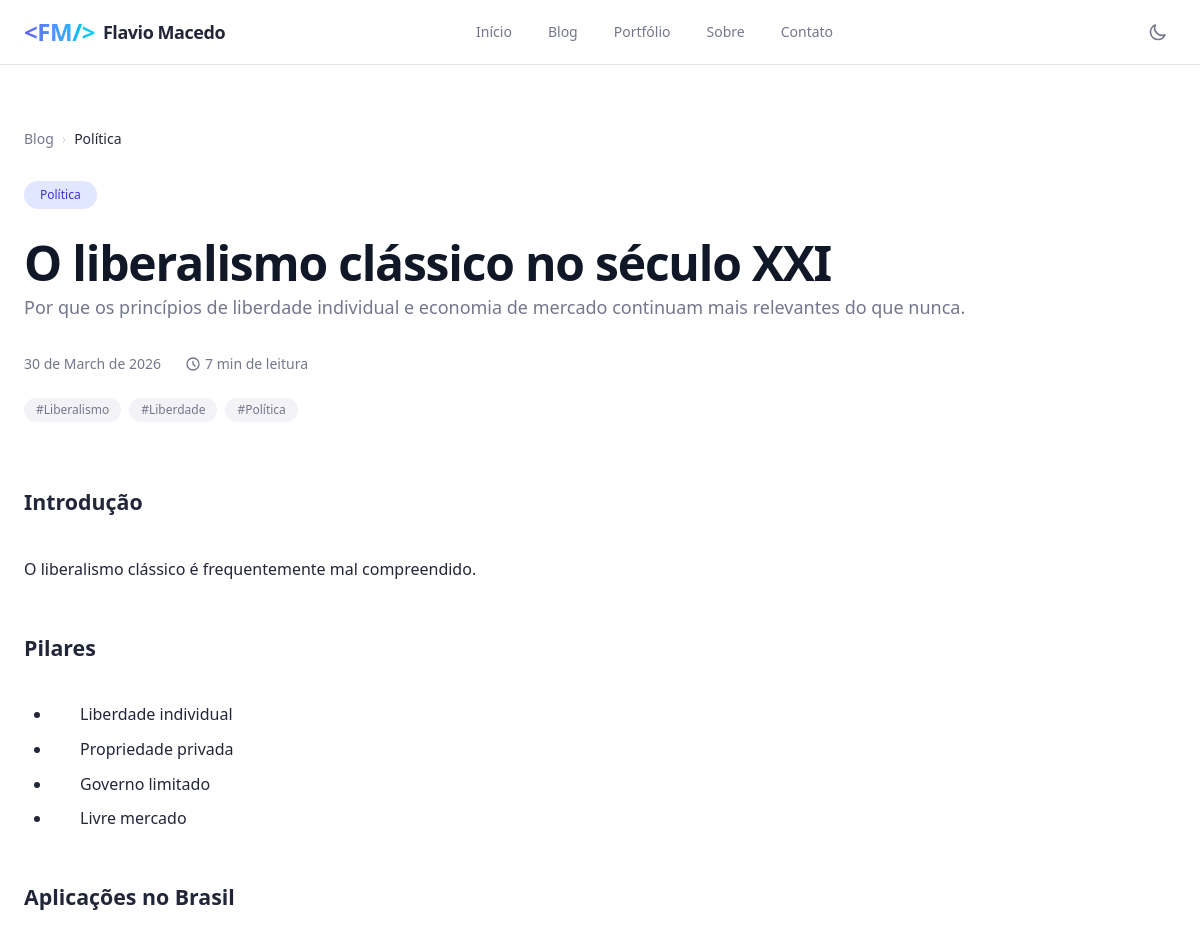
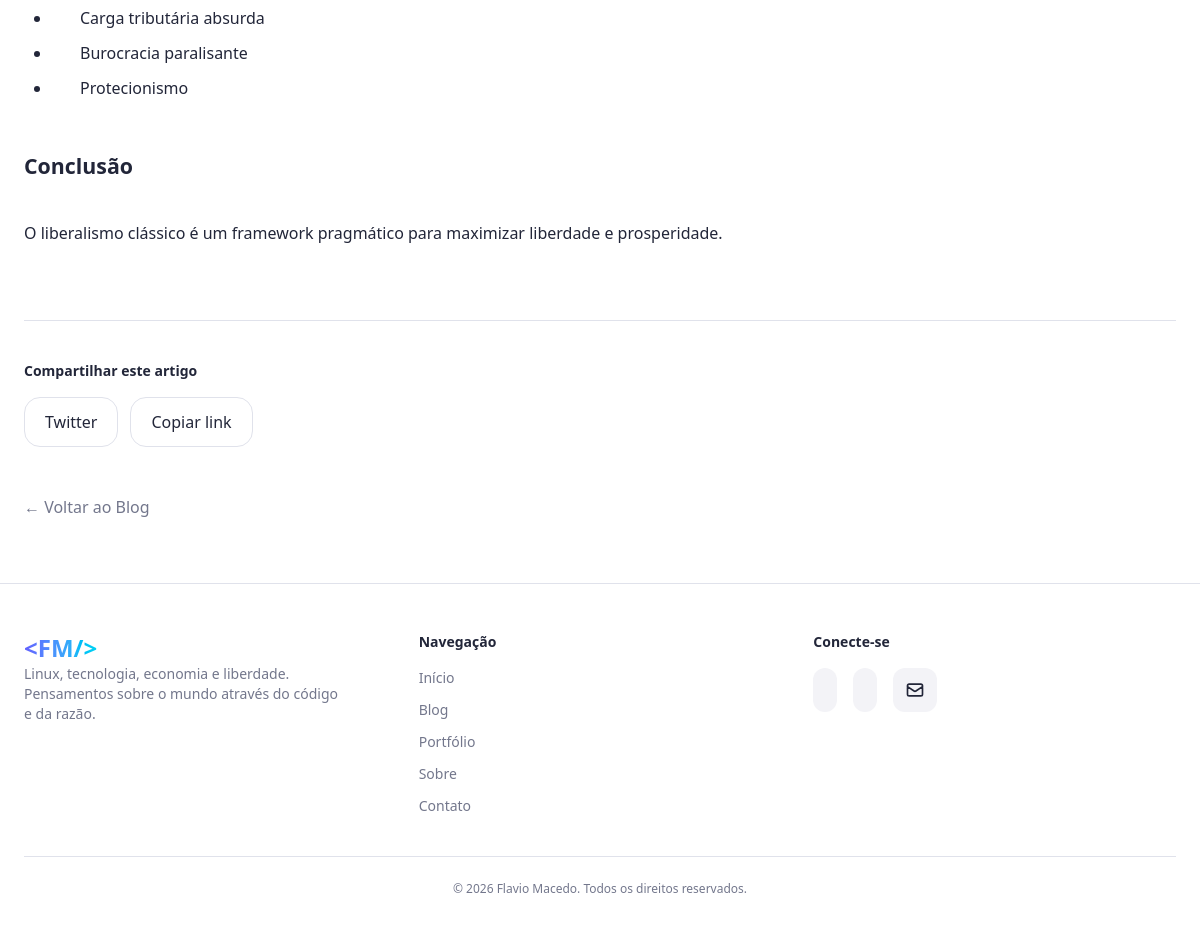
Page /blog/liberalismo-classico-seculo-xxi/ on the committed database (2 pictures, top to bottom).
### blog/models.py (models this page shows, shortened)
class Post(models.Model):
    title = models.CharField(max_length=200)
    slug = models.SlugField(unique=True)
    content = CKEditor5Field('Conteúdo', config_name='extends')
    excerpt = models.TextField(blank=True)
    category = models.ForeignKey(Category, on_delete=models.CASCADE)
    tags = models.ManyToManyField(Tag, blank=True)
    published_at = models.DateTimeField(auto_now_add=True)
    read_time = models.PositiveIntegerField(default=5)
    views = models.PositiveIntegerField(default=0)
    def save(self, *args, **kwargs):
        if not self.slug:
            self.slug = slugify(self.title)
        super().save(*args, **kwargs)

class Category(models.Model):
    name = models.CharField(max_length=60, unique=True)
    slug = models.SlugField(max_length=70, unique=True)
    description = models.TextField(blank=True, null=True)
    icon = models.CharField(max_length=50, blank=True, help_text="Nome do ícone (ex: terminal, cpu, treding-up)")
    class Meta:
        verbose_name = "Categoria"
        verbose_name_plural = "Categorias"
        ordering = ['name']

class Tag(models.Model):
    name = models.CharField(max_length=40, unique=True)
    slug = models.SlugField(max_length=50, unique=True)
    class Meta:
        verbose_name = "Tag"
        verbose_name_plural = "Tags"
        ordering =['name']

### blog/views.py (the view, shortened to what this page needs)
# urls.py: path("blog/<slug:slug>/", views.PostDetailView.as_view(), name="post_detail"),
class PostDetailView(DetailView):
    model = Post
    template_name = 'blog/post_detail.html'
    context_object_name = 'post'
    slug_field = 'slug'
    slug_url_kwarg = 'slug'
    def get_object(self, queryset = None):
        obj = super().get_object(queryset)
        obj.views += 1
        obj.save(update_fields=['views'])
        return obj
    def get_context_data(self, **kwargs: Any) -> dict[str, Any]:
        context = super().get_context_data(**kwargs)
        context['toc'] = self.generate_toc(self.object.content)
        context['related_posts'] = Post.objects.filter(
            category=self.object.category
        ).exclude(id=self.object.id).order_by('-published_at')[:3]
        return context
    def generate_toc(self, markdown_content):
        import re
        toc = []
        lines = markdown_content.split('\n')
        for line in lines:
            match = re.match(r'^(#{2,3})\s+(.+)', line.strip())
        return toc

### blog/templates/blog/post_detail.html (shortened to what this page needs)
{% extends 'base.html' %}
{% load static %}
{% load lucide %}
{% load clean_html %}
{% block content %}
    <article class="container mx-auto px-6 py-12 md:py-16 max-w-3xl">
        <nav class="flex items-center gap-2 text-sm text-muted-foreground mb-8">
            <a href="{% url 'blog:blog_list' %}" class="hover:text-indigo-500 transition-colors">Blog</a>
            <span class="text-gray-300 dark:text-gray-600">›</span>
            <span class="text-foreground font-medium">{{ post.category.name }}</span>
        </nav>
        <header class="mb-12">
            <span class="inline-block px-4 py-1.5 text-xs font-medium bg-indigo-100 dark:bg-indigo-900 text-indigo-700 dark:text-indigo-300 rounded-full">
                {{ post.category.name }}
            </span>
            <h1 class="mt-6 text-4xl md:text-5xl font-bold tracking-tight leading-tight text-gray-900 dark:text-white">
                {{ post.title }}
            </h1>
            <p class="mt-6 text-lg text-muted-foreground leading-relaxed">
                {{ post.excerpt }}
            </p>
            <div class="mt-8 flex items-center gap-6 text-sm text-muted-foreground">
                <span>{{ post.published_at|date:"d \d\e F \d\e Y"}}</span>
                <span class="flex items-center gap-1">
                    <svg xmlns="http://www.w3.org/2000/svg" class="h-4 w-4" fill="none" viewBox="0 0 24 24" stroke="currentColor">
                        <path stroke-linecap="round" stroke-linejoin="round" stroke-width="2" d="M12 8v4l3 3m6-3a9 9 0 01-18 0 9 9 0 0118 0z" />
                    </svg>
                    {{ post.read_time }} min de leitura
                </span>
            </div>
            <div class="mt-6 flex flex-wrap gap-2">
                {% for tag in post.tags.all %}
                    <span class="text-xs px-3 py-1 bg-muted text-muted-foreground rounded-full">
                        #{{ tag.name }}
                    </span>
                {% endfor %}
            </div>
        </header>
        <div class="flex flex-col lg:flex-row gap-12">
            <div class="prose prose-lg dark:prose-invert max-w-none
                    prose-headings:font-bold prose-headings:tracking-tight prose-headings:mt-10 prose-headings:mb-6
                    prose-p:my-6 prose-p:leading-relaxed prose-p:text-foreground
                    prose-ul:list-disc prose-ul:pl-8 prose-li:my-3 prose-li:text-muted-foreground
                    prose-ol:list-decimal prose-ol:pl-8 prose-li:my-3
                    prose-strong:text-foreground prose-em:text-foreground
                    prose-blockquote:border-l-4 prose-blockquote:border-primary/50 prose-blockquote:pl-6 prose-blockquote:italic
                    prose-table:w-full prose-table:border prose-table:border-border prose-th:bg-muted prose-th:p-3 prose-td:p-3">
                {{ post.content|safe }}
            </div>
        </div>
        <div class="mt-16 pt-10 border-t border-border">
            <h3 class="text-sm font-semibold mb-4 flex items-center gap-2">
                <span>Compartilhar este artigo</span>
            </h3>
            <div class="flex flex-wrap gap-3">
                <a href="https://twitter.com/intent/tweet?text={{ post.title|urlencode }}&url={{ request.build_absolute_uri|urlencode }}"
                    target="_blank" class="inline-flex items-center gap-2 px-5 py-3 rounded-2xl border border-border hover:bg-muted hover:text-indigo-500">
                    {% lucide 'twitter' size=18 %} Twitter
                </a>
                <button onclick="copyToClipboard()"
                        class="inline-flex items-center gap-2 px-5 py-3 rounded-2xl border border-border hover:bg-muted hover:text-indigo-500">
                    {% lucide 'link' size=18 %} Copiar link
                </button>
            </div>
        </div>
        <div class="mt-12">
            <a href="{% url 'blog:blog_list' %}"
            class="inline-flex items-center gap-2 text-muted-foreground hover:text-indigo-500">
                ← Voltar ao Blog
            </a>
        </div>
    </article>
{% endblock content %}

### rows in the picture
Post: category.name "Política", title "O liberalismo clássico no século XXI", excerpt "Por que os princípios de liberdade individual e economia de mercado continuam mais relevantes do que nunca.", published_at "30 de March de 2026", read_time "7", content "Introdução O liberalismo clássico é frequentemente mal compreendido. Pilares Liberdade individual Propriedade privada Governo limitado Livre mercado Aplicações no Brasil Carga tributária absurda Burocracia paralisante Protecionismo Conclusão O liberalismo clássico é um framework pragmático para maximizar liberdade e prosperidade."
Tag: name "Liberalismo"
Tag: name "Liberdade"
Tag: name "Política"
